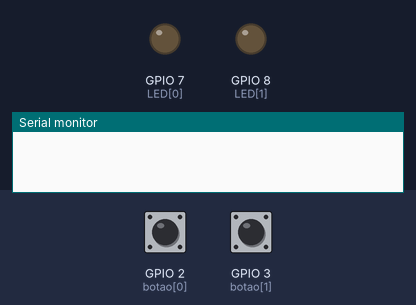
This sketch was run on a simulated ESP32-S3. Shown: output pins drawn as LEDs (lit = HIGH), the last lines printed to the serial monitor. Inputs (shaded band) come from the test bench; at power-on: GPIO 2 (botao[0]) HIGH, GPIO 3 (botao[1]) HIGH.

Above: at 2.8 s.
2.9 s: GPIO 2 (botao[0]) pulsed LOW 5 times (0.12 s each, 0.3 s apart)
At 4.4 s:
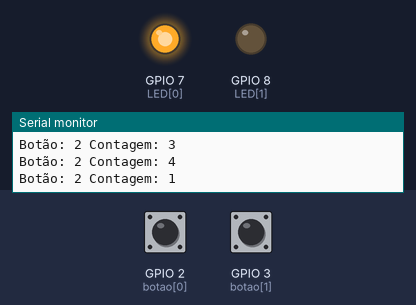
5.9 s: GPIO 3 (botao[1]) pulsed LOW 5 times (0.12 s each, 0.3 s apart)
At 7.9 s:
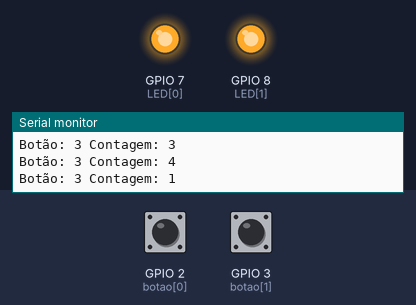
Timing chart, 0 to 9.4 s (numbered marks = the images above; inputs shaded):
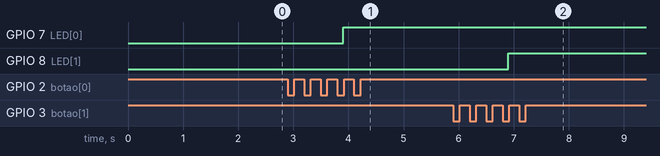

The sketch:

RAW_GEN_to_HID.ino
```cpp
const int LED[2] = {7, 8};
const int botao[2] = {2, 3};
#define QUANTIDADE_BOTOES 2

bool nivel_passado_botao[QUANTIDADE_BOTOES] = {0};
bool nivel_antes_debounce_botao[QUANTIDADE_BOTOES] = {0};
bool leitura_atual[QUANTIDADE_BOTOES] = {0};
unsigned long ultima_mudanca_botao_entrada[QUANTIDADE_BOTOES] = {0};
int debounce_Delay[QUANTIDADE_BOTOES] = {0};
int contagem[2] = {0, 0};

void setup() {
  for (int i = 0; i < QUANTIDADE_BOTOES; i++){
    nivel_passado_botao[i] = HIGH;
    nivel_antes_debounce_botao[i] = HIGH;
    leitura_atual[i] = HIGH;
    ultima_mudanca_botao_entrada[i] = 0;
    debounce_Delay[i] = 100;

    pinMode(botao[i], INPUT_PULLUP);
    pinMode(LED[i], OUTPUT);
  }
  Serial.begin(9600);
}

void loop() {
  for(int i = 0; i < QUANTIDADE_BOTOES; i++) {
    leitura_atual[i] = digitalRead(botao[i]);
    if (leitura_atual[i] != nivel_antes_debounce_botao[i]) {
      ultima_mudanca_botao_entrada[i] = millis();
    }
    nivel_antes_debounce_botao[i] = leitura_atual[i];
    if ((millis() - ultima_mudanca_botao_entrada[i]) > debounce_Delay[i]) {
      if (leitura_atual[i] != nivel_passado_botao[i]) {
        nivel_passado_botao[i] = leitura_atual[i];
        if (nivel_passado_botao[i] == LOW){
          contagem[i]++;
          Serial.println(String("Botão: ") + botao[i] + " Contagem: " + contagem[i]);
            if (contagem[i] >= 4) {
              digitalWrite(LED[i], !digitalRead(LED[i]));
              contagem[i] = 0;
            }

        }
      }
    }
  }
}
```

Measured:
- after the input at 2.9 s, GPIO 7 (LED[0]): LOW → HIGH after 1.0 s
- after the input at 5.9 s, GPIO 8 (LED[1]): LOW → HIGH after 1.0 s
